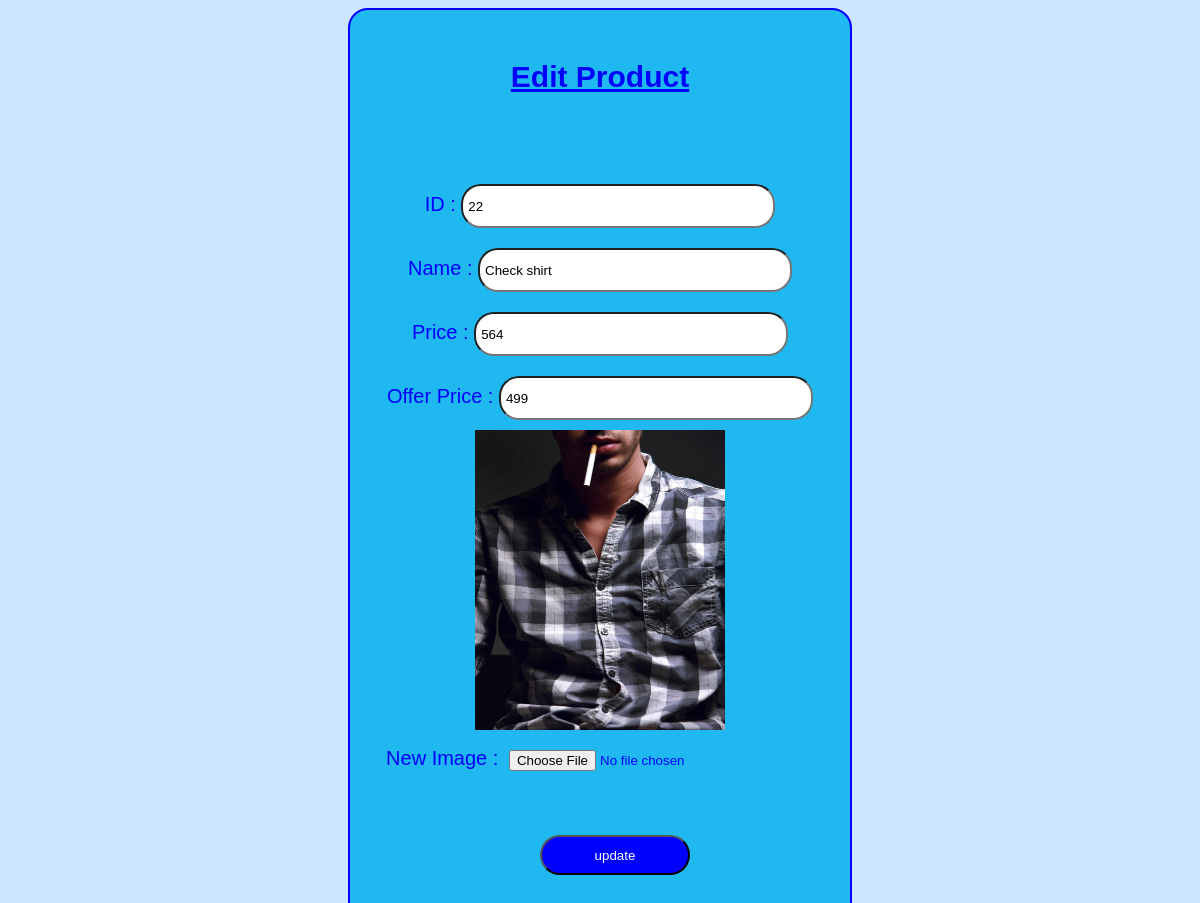
/edit_pro/5, run on the app's committed database.
### app/models.py (models this page shows)
class product (models.Model):
    pro_id=models.TextField()
    name=models.TextField()
    price=models.IntegerField()
    offer_price=models.IntegerField()
    img=models.FileField()

### app/views.py (the view, shortened to what this page needs)
# urls.py: path('edit_pro/<id>',views.edit_pro),
def edit_pro(req,id):
    pro=product.objects.get(pk=id)
    return render(req,'shop/edit_pro.html',{'data':pro})

### templates/shop/edit_pro.html (shortened to what this page needs)
<!DOCTYPE html>
<html lang="en">
<head>
    {% load static %}
    <link rel="stylesheet" href="{% static '/css/style.css' %}" />
</head>
<body>
    <div class="box">
        <form action="" method="post" enctype="multipart/form-data">
            <h2>Edit Product</h2>
             ID : <input type="text" name="pro_id" placeholder="pro_id" value="{{data.pro_id}}"><br>
            Name : <input type="text" name="name" placeholder="name" value="{{data.name}}"><br>
            Price : <input type="number" name="price" placeholder="price" value="{{data.price}}"><br>
            Offer Price : <input type="number" name="o_price" placeholder="offer_price" value="{{data.offer_price}}"><br>
            <img src="{{data.img.url}}" alt="" style="width: 250px;height: 300px;"><br>
            New Image : <input type="file" name="img" id=""><br>
            <input class="btn btn-outline-success" type="submit" value="update">
    </div>
</body>
</html>

### static/css/style.css (style rules this page uses)
body { color: blue; background-color: #cce6ff; font-family: 'Lucida Sans', 'Lucida Sans Regular', 'Lucida Grande', 'Lucida Sans Unicode', Geneva, Verdana, sans-serif; }
form { text-align: center; font-size: 20px; margin-top: 50px; }
h2 { margin-bottom: 40px; }
input { margin-top: 20px; padding: 5px; border-radius: 20px; width: 300px; height: 25px; }
.box { padding-bottom: 100px; margin-top: 100px; margin: auto; width: 500px; border: 2px solid blue; border-radius: 20px; background-color: rgb(56, 209, 209); }
.btn { width: 80px; height: 40px; border-radius: 20px; margin-left: 30px; margin-top: 40px; background-color: blue; color: white; }

### templates/shop/edit_pro.html (style rules this page uses)
h2 { color: blue; text-align: center; font-family: "Lucida Sans", "Lucida Sans Regular", "Lucida Grande", "Lucida Sans Unicode", Geneva, Verdana, sans-serif; text-decoration: underline; padding-bottom: 40px; }
body { color: blue; background-color: #cce6ff; font-family: 'Lucida Sans', 'Lucida Sans Regular', 'Lucida Grande', 'Lucida Sans Unicode', Geneva, Verdana, sans-serif; }
form { text-align: center; font-size: 20px; margin-top: 50px; }
input { height: 30px; margin-top: 10px; margin-bottom: 10px; padding: 5px; border-radius: 20px; width: 300px; }
.box { padding-bottom: 50px; margin-top: 100px; margin: auto; width: 500px; border: 2px solid blue; border-radius: 20px; background-color: rgb(31, 184, 240); }
.btn { width: 150px; border-radius: 20px; margin-left: 30px; margin-top: 40px; color: white; background-color: blue; }

### data on the page
product: pro_id "22", name "Check shirt", price "564", o_price "499", img (picture)
